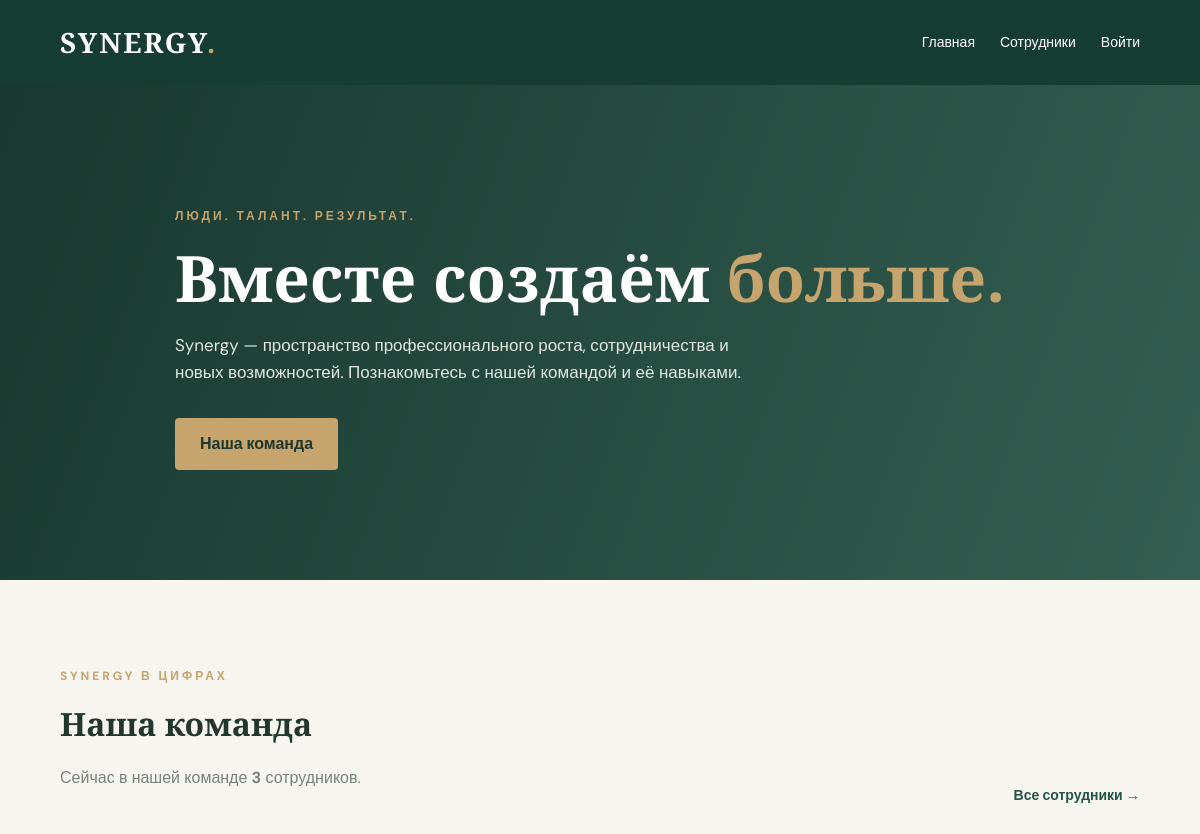
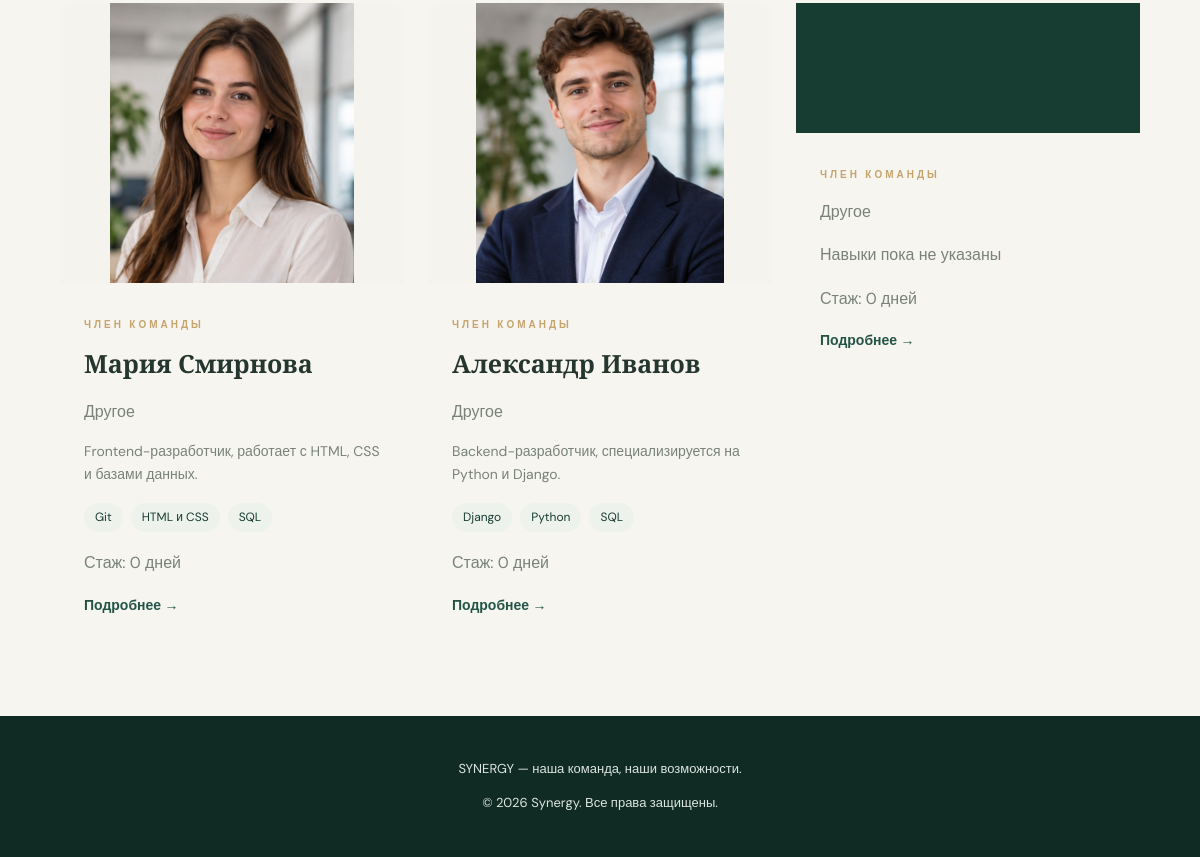
Before: / with the older database file (2 pictures, top to bottom).
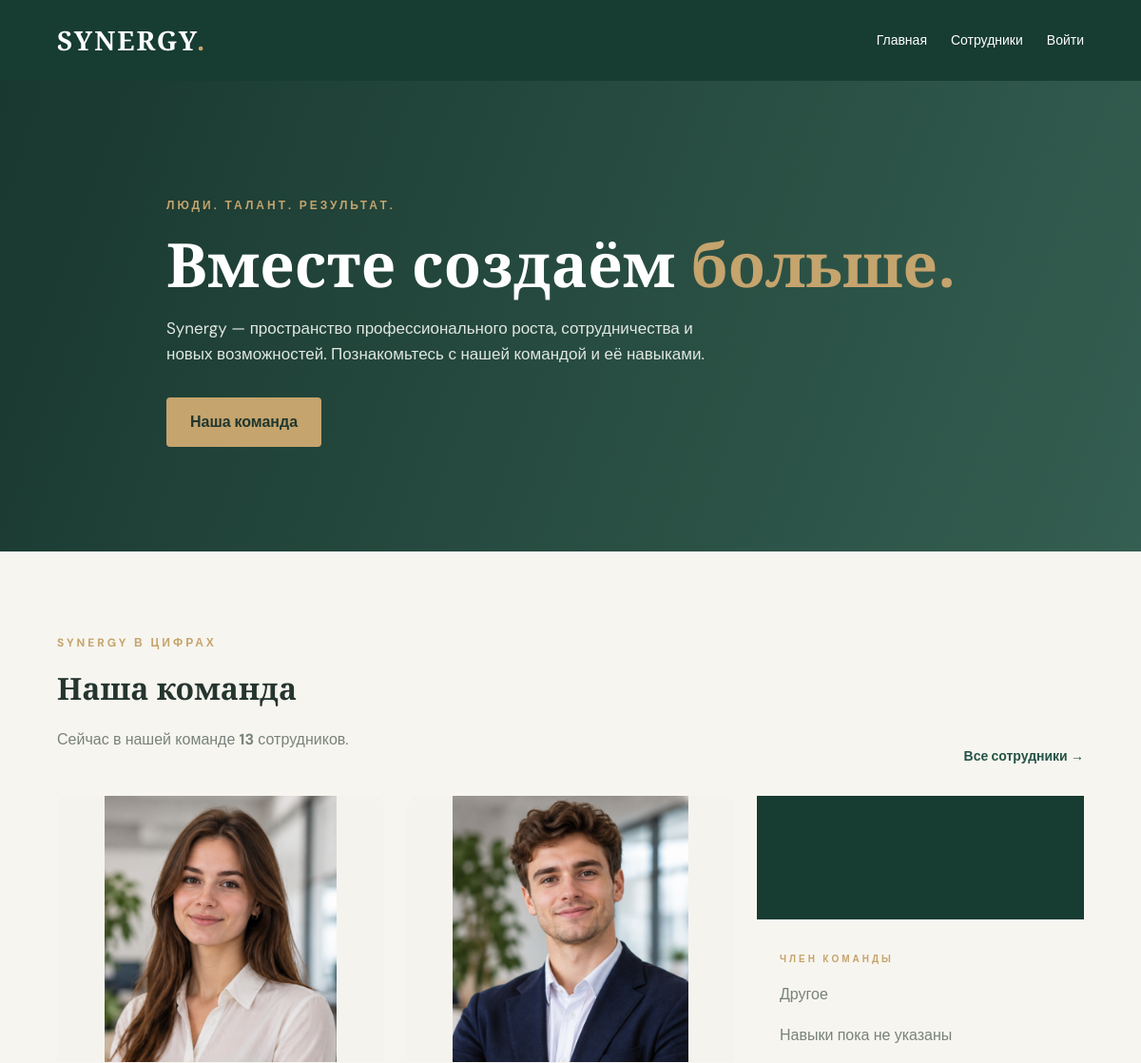
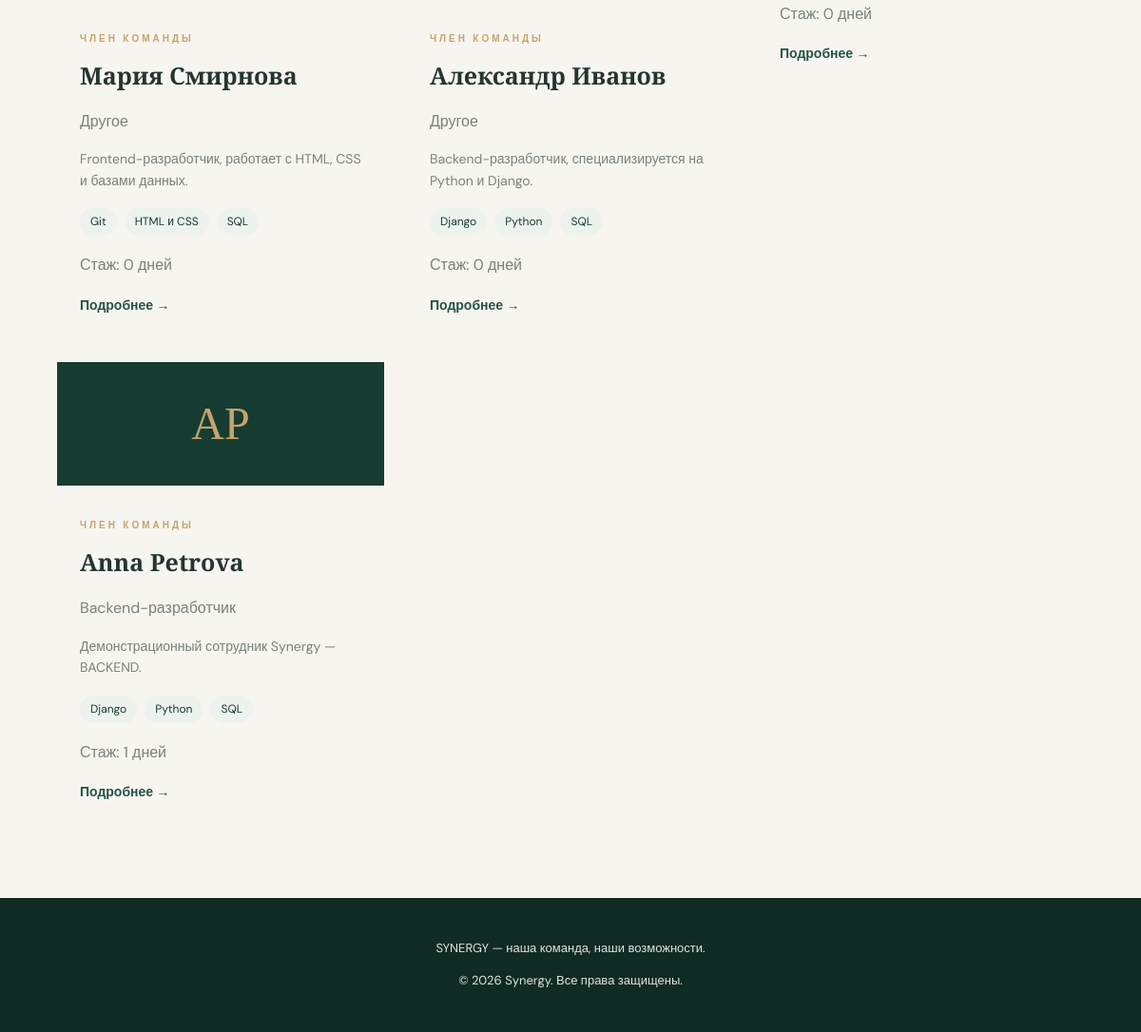
After: the same page with the newer database file (2 pictures, top to bottom).
### employees/models.py (models this page shows, shortened)
class Employee(AbstractUser):
    class Gender(models.TextChoices):
        MALE = "M", "Мужской"
        FEMALE = "F", "Женский"
        OTHER = "O", "Другой"
    class Position(models.TextChoices):
        BACKEND = "BACKEND", "Backend-разработчик"
        FRONTEND = "FRONTEND", "Frontend-разработчик"
        TESTER = "TESTER", "Тестировщик"
        OTHER = "OTHER", "Другое"
    middle_name = models.CharField(
        max_length=150,
        blank=True,
        verbose_name="Отчество",
    )
    gender = models.CharField(
        max_length=1,
        choices=Gender.choices,
        blank=True,
        verbose_name="Пол",
    )
    position = models.CharField(
        max_length=20,
        choices=Position.choices,
        default=Position.OTHER,
        verbose_name="Должность",
    )
    hire_date = models.DateField(
        default=timezone.localdate,
        verbose_name="Дата приёма на работу",
    )
    description = models.TextField(
        blank=True,
        verbose_name="Описание",
    )
    skills = models.ManyToManyField(
        Skill,
        through="EmployeeSkill",
        related_name="employees",
        verbose_name="Навыки",
    )
    class Meta:
        verbose_name = "Сотрудник"
        verbose_name_plural = "Сотрудники"
        ordering = ["last_name", "first_name"]

class EmployeeImage(models.Model):
    employee = models.ForeignKey(
        Employee,
        on_delete=models.CASCADE,
        related_name="gallery",
        verbose_name="Сотрудник",
    )
    image = models.ImageField(
        upload_to="employees/gallery/%Y/%m/",
        verbose_name="Изображение",
    )
    order = models.PositiveIntegerField(
        default=0,
        verbose_name="Порядковый номер",
    )
    class Meta:
        verbose_name = "Фотография сотрудника"
        verbose_name_plural = "Галерея фотографий"
        ordering = ["order", "id"]

class EmployeeSkill(models.Model):
    employee = models.ForeignKey(
        settings.AUTH_USER_MODEL,
        on_delete=models.CASCADE,
        related_name="employee_skills",
        verbose_name="Сотрудник",
    )
    skill = models.ForeignKey(
        Skill,
        on_delete=models.CASCADE,
        related_name="employee_skills",
        verbose_name="Навык",
    )
    level = models.PositiveSmallIntegerField(
        validators=[
            MinValueValidator(1),
            MaxValueValidator(10),
        ],
        verbose_name="Уровень владения",
    )
    class Meta:
        verbose_name = "Навык сотрудника"
        verbose_name_plural = "Навыки сотрудников"
        constraints = [
            models.UniqueConstraint(
                fields=["employee", "skill"],
                name="unique_employee_skill",
            )
        ]
        ordering = ["employee", "skill"]

class Skill(models.Model):
    name = models.CharField(max_length=100, unique=True)
    description = models.TextField(blank=True)
    class Meta:
        verbose_name = "Навык"
        verbose_name_plural = "Навыки"
        ordering = ["name"]

### employees/views.py (the view)
# urls.py: path("", HomeView.as_view(), name="home"),
class HomeView(TemplateView):
    template_name = "employees/home.html"
    def get_context_data(self, **kwargs):
        context = super().get_context_data(**kwargs)
        context["employee_count"] = Employee.objects.count()
        employees = optimize_employee_queryset(
            Employee.objects.filter(is_active=True).order_by(
                "-hire_date",
                "-id",
            )
        )[:4]
        context["employees"] = list(employees)
        for employee in context["employees"]:
            employee.experience_days = get_experience_days(employee)
        return context

### employees/views.py (called while the page is built)
def get_experience_days(employee):
    today = timezone.localdate()
    return max((today - employee.hire_date).days, 0)

def optimize_employee_queryset(queryset):
    return queryset.select_related(
        "workplace"
    ).prefetch_related(
        "employee_skills__skill",
        "gallery",
    )

### employees/templates/employees/home.html (shortened to what this page needs)
{% extends "base.html" %}
{% block content %}
<section class="hero">
    <div class="container hero-content">
        <p class="eyebrow">ЛЮДИ. ТАЛАНТ. РЕЗУЛЬТАТ.</p>
        <h1>
            Вместе создаём
            <span>больше.</span>
        </h1>
        <p class="hero-description">
            Synergy — пространство профессионального роста,
            сотрудничества и новых возможностей.
            Познакомьтесь с нашей командой и её навыками.
        </p>
        <a class="primary-button" href="{% url 'employees:employee_list' %}">
            Наша команда
        </a>
    </div>
</section>
<section class="section container">
    <div class="section-heading">
        <div>
            <p class="eyebrow">SYNERGY В ЦИФРАХ</p>
            <h2>Наша команда</h2>
            <p class="muted">
                Сейчас в нашей команде
                <strong>{{ employee_count }}</strong>
                сотрудников.
            </p>
        </div>
        <a class="text-link" href="{% url 'employees:employee_list' %}">
            Все сотрудники →
        </a>
    </div>
    <div class="employee-grid">
        {% for employee in employees %}
            {% include "includes/employee_card.html" with employee=employee %}
        {% empty %}
            <p>Пока сотрудники не добавлены.</p>
        {% endfor %}
    </div>
</section>
{% endblock %}

### templates/includes/employee_card.html
<article class="employee-card">
    {% with profile_photo=employee.gallery.all|first %}
        {% if profile_photo %}
            <img
                class="card-photo"
                src="{{ profile_photo.image.url }}"
                alt="{{ employee.first_name }} {{ employee.last_name }}"
            >
        {% else %}
            <div class="card-monogram">
                {{ employee.first_name|first|upper }}{{ employee.last_name|first|upper }}
            </div>
        {% endif %}
    {% endwith %}
    <div class="card-content">
        <p class="eyebrow">ЧЛЕН КОМАНДЫ</p>
        <h3>
            {{ employee.first_name }} {{ employee.last_name }}
        </h3>
        <p class="muted">
            {{ employee.get_position_display }}
        </p>
        {% if employee.description %}
            <p class="card-description">
                {{ employee.description|truncatewords:18 }}
            </p>
        {% endif %}
        <div class="skill-tags">
            {% for employee_skill in employee.employee_skills.all %}
                <span class="skill-tag">
                    {{ employee_skill.skill.name }}
                </span>
            {% empty %}
                <span class="muted">Навыки пока не указаны</span>
            {% endfor %}
        </div>
        <p class="muted">
            Стаж: {{ employee.experience_days }} дней
        </p>
        <a
            class="text-link"
            href="{% url 'employees:employee_detail' employee.pk %}"
        >
            Подробнее →
        </a>
    </div>
</article>

Changed rows visible on the page:
added Employee: first_name|first "A", last_name|first "P", first_name "Anna", last_name "Petrova", position "Backend-разработчик", description "Демонстрационный сотрудник Synergy — BACKEND.", experience_days "1"
added EmployeeSkill: skill.name "Django", shown under "A"
added EmployeeSkill: skill.name "Python", shown under "A"
added EmployeeSkill: skill.name "SQL", shown under "A"
Other visible differences:
{{ employee_count }}: "3" → "13"
